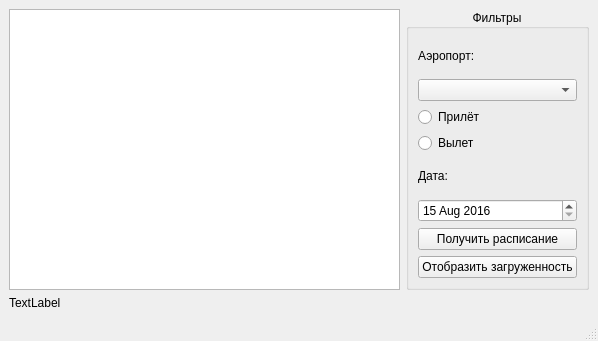
<?xml version="1.0" encoding="UTF-8"?>
<ui version="4.0">
 <class>MainWindow</class>
 <widget class="QMainWindow" name="MainWindow">
  <property name="geometry">
   <rect>
    <x>0</x>
    <y>0</y>
    <width>598</width>
    <height>341</height>
   </rect>
  </property>
  <property name="windowTitle">
   <string>MainWindow</string>
  </property>
  <widget class="QWidget" name="centralwidget">
   <layout class="QGridLayout" name="gridLayout_2">
    <item row="0" column="0">
     <widget class="QTableView" name="tb_main"/>
    </item>
    <item row="1" column="0">
     <widget class="QLabel" name="lb_status">
      <property name="text">
       <string>TextLabel</string>
      </property>
     </widget>
    </item>
    <item row="0" column="1">
     <widget class="QGroupBox" name="groupBox">
      <property name="title">
       <string>Фильтры</string>
      </property>
      <property name="alignment">
       <set>Qt::AlignCenter</set>
      </property>
      <layout class="QGridLayout" name="gridLayout">
       <item row="6" column="0">
        <widget class="QPushButton" name="pb_getList">
         <property name="text">
          <string>Получить расписание</string>
         </property>
        </widget>
       </item>
       <item row="0" column="0">
        <widget class="QLabel" name="label_2">
         <property name="text">
          <string>Аэропорт:</string>
         </property>
        </widget>
       </item>
       <item row="5" column="0">
        <widget class="QDateEdit" name="de_date">
         <property name="maximumDate">
          <date>
           <year>2017</year>
           <month>9</month>
           <day>14</day>
          </date>
         </property>
         <property name="minimumDate">
          <date>
           <year>2016</year>
           <month>8</month>
           <day>15</day>
          </date>
         </property>
        </widget>
       </item>
       <item row="4" column="0">
        <widget class="QLabel" name="label">
         <property name="text">
          <string>Дата:</string>
         </property>
        </widget>
       </item>
       <item row="2" column="0">
        <widget class="QRadioButton" name="rb_arrival">
         <property name="text">
          <string>Прилёт</string>
         </property>
        </widget>
       </item>
       <item row="1" column="0">
        <widget class="QComboBox" name="cb_airports"/>
       </item>
       <item row="3" column="0">
        <widget class="QRadioButton" name="rb_departure">
         <property name="text">
          <string>Вылет</string>
         </property>
        </widget>
       </item>
       <item row="7" column="0">
        <widget class="QPushButton" name="pb_showLoad">
         <property name="text">
          <string>Отобразить загруженность</string>
         </property>
        </widget>
       </item>
      </layout>
     </widget>
    </item>
   </layout>
  </widget>
  <widget class="QMenuBar" name="menubar">
   <property name="geometry">
    <rect>
     <x>0</x>
     <y>0</y>
     <width>598</width>
     <height>21</height>
    </rect>
   </property>
  </widget>
  <widget class="QStatusBar" name="statusbar"/>
 </widget>
 <resources/>
 <connections/>
</ui>
